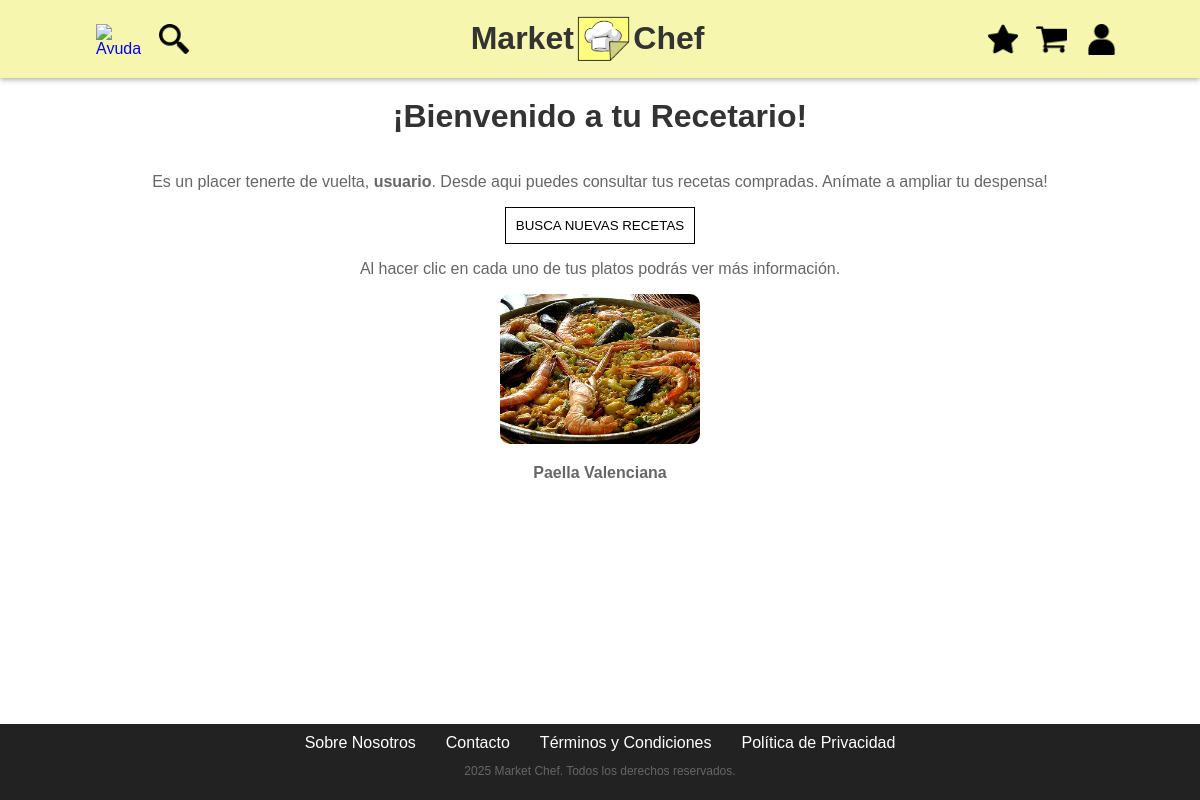
Screenshot of /recetario.php (signed in) with the database file from the repository.
### tables this page shows
CREATE TABLE `usuarios` (
 `ID` int(11) NOT NULL AUTO_INCREMENT,
 `Nombre` varchar(100) NOT NULL,
 `Apellidos` varchar(100) NOT NULL,
 `Email` varchar(100) NOT NULL,
 `Rol` enum('Admin','User','Chef') NOT NULL DEFAULT 'User',
 `Password` varchar(250) NOT NULL COMMENT 'Se guarda el Hash',
 `Ruta` varchar(100) NOT NULL,
 PRIMARY KEY (`ID`),
 UNIQUE KEY `Email` (`Email`)
);

CREATE TABLE `recetas` (
 `ID` int(11) NOT NULL AUTO_INCREMENT,
 `Nombre` varchar(100) NOT NULL,
 `Autor` int(11) NOT NULL,
 `Descripcion` text NOT NULL,
 `Pasos` json NOT NULL,
 `Tiempo` int(11) NOT NULL,
 `Precio` double NOT NULL,
 `Fecha_Creacion` timestamp NOT NULL DEFAULT current_timestamp(),
  `Ruta` varchar(100) NOT NULL,
 PRIMARY KEY (`ID`),
 KEY `fk_recetas_autor` (`Autor`),
 CONSTRAINT `fk_recetas_autor` FOREIGN KEY (`Autor`) REFERENCES `usuarios` (`ID`) ON DELETE CASCADE ON UPDATE CASCADE
);

### recetario.php (called while the page is built, shortened)
<?php
    require_once("includes/config.php");
    $miRecetarioHelper = new miRecetarioHelper();
    $miRecetarioHelper->init();
    $htmlMiRecetarioHelper = $miRecetarioHelper->iniciarRol();
    require ("includes/comun/plantilla.php");
?>

### includes/entidades/recetaComprada/recetaCompradaDAO.php (called while the page is built, shortened)
<?php
class recetaCompradaDAO extends baseDAO implements IRecetaComprada
{
    public function mostrarRecetasPorComprador($recetaCompradaDTO)
    {
        $conn = application::getInstance()->getConexionBd();
        $recetas = [];
        $query = "
            SELECT r.ID, r.Nombre, r.Ruta
            FROM receta_comprada rc
            JOIN recetas r ON rc.Receta = r.ID
            WHERE rc.Usuario = ?
        ";
        $stmt = $conn->prepare($query);
        $comprador = $recetaCompradaDTO->getUsuario();
        $stmt->bind_param("i", $comprador);
        if ($stmt->execute()) {
            $result = $stmt->get_result();
            if ($result->num_rows > 0) {
                while ($row = $result->fetch_assoc()) {
                    $recetas[] = new recetaDTO(
                        $row["ID"],
                        $row["Nombre"],
                        null,
                        null,
                        null,
                        null,
                        null,
                        null,
                        $row["Ruta"]
                    );
                }
            }
        }
        return $recetas;
    }
}
?>

### includes/entidades/recetaComprada/recetaCompradaDTO.php (called while the page is built, shortened)
<?php
class recetaCompradaDTO
{
    private $usuario;
    public function __construct($usuario, $receta){
        $this->usuario = $usuario;
    }
    public function getUsuario()
    {
        return $this->usuario;
    }
}
?>

### includes/entidades/usuario/userDTO.php (called while the page is built, shortened)
<?php
class userDTO
{
    private $nombre;
    private $email;
    private $rol;
    public function __construct($id, $nombre, $apellidos, $email, $rol, $password, $ruta)
    {
        $this->nombre = $nombre;
        $this->email = $email;
        $this->rol = $rol;
    }
    public function getNombre()
    {
        return $this->nombre;
    }
    public function getEmail()
    {
        return $this->email;
    }
    public function getRol()
    {
        return $this->rol;
    }
}
?>

### includes/entidades/usuario/userDAO.php (called while the page is built, shortened)
<?php
class userDAO implements IUser
{
    public function buscaUsuario($userDTO)
    {
        $conn = application::getInstance()->getConexionBd();
        $query = sprintf("SELECT * FROM usuarios WHERE Email='%s'", $conn->real_escape_string($userDTO->getEmail()));
        $rs = $conn->query($query);
        if ($rs && $rs->num_rows == 1)
        {
            $fila = $rs->fetch_assoc();
            $user = new userDTO($fila['ID'], $fila['Nombre'], $fila['Apellidos'], $fila['Email'], $fila['Rol'], $fila['Password'], $fila['Ruta']);
            return $user;
        }
        return false;
    }
}
?>

### includes/entidades/usuario/userAppService.php (called while the page is built, shortened)
<?php
class userAppService
{
    private static $instance;
    public static function GetSingleton()
    {
        if (!self::$instance instanceof self)
        {
            self::$instance = new self;
        }
        return self::$instance;
    }
    public function buscarUsuario($userDTO)
    {
        $IUserDAO = userFactory::CreateUser();
        $foundedUserDTO = $IUserDAO->buscaUsuario($userDTO);
        if($foundedUserDTO){
            return $foundedUserDTO;
        }
        return false;
    }
}
?>

### includes/entidades/recetaComprada/recetaCompradaAppService.php (called while the page is built, shortened)
<?php
class recetaCompradaAppService
{
    private static $instance;
    public static function GetSingleton()
    {
        if (!self::$instance instanceof self)
        {
            self::$instance = new self;
        }
        return self::$instance;
    }
    public function mostrarRecetasPorComprador($recetaCompradaDTO){
        $IRecetaCompradaDAO = recetaCompradaFactory::CreateReceta();
        return $IRecetaCompradaDAO->mostrarRecetasPorComprador($recetaCompradaDTO);
    }
}
?>

### includes/config.php (called while the page is built, shortened)
<?php
spl_autoload_register(function ($class) {
    $prefix = 'es\\ucm\\fdi\\aw\\';
    $base_dir = __DIR__ . '/';
    $len = strlen($prefix);
    $relative_class = substr($class, $len);
    $file = $base_dir . str_replace('\\', '/', $relative_class) . '.php';
});
?>

### includes/entidades/receta/recetaDTO.php (called while the page is built, shortened)
<?php
class recetaDTO
{
    private $id;
    private $nombre;
    private $ruta;
    public function __construct($id, $nombre, $autor, $descripcion, $pasos, $tiempo, $precio, $fecha_creacion, $ruta)
    {
        $this->id = $id;
        $this->nombre = $nombre;
        $this->ruta = $ruta;
    }
    public function getId()
    {
        return $this->id;
    }
    public function getNombre()
    {
        return $this->nombre;
    }
    public function getRuta()
    {
        return $this->ruta;
    }
}
?>

### includes/application.php (called while the page is built, shortened)
<?php
class application
{
	private static $instancia;
	public static function getInstance()
	{
		if ( !self::$instancia instanceof self )
		{
			self::$instancia = new static();
		}
		return self::$instancia;
	}
	public function getEmail()
	{
		return $_SESSION['usuario'];
	}
}

### includes/entidades/usuario/userFactory.php (called while the page is built, shortened)
<?php
class userFactory
{
    public static function CreateUser() : IUser
    {
        return new userDAO();
    }
}
?>

### includes/helpers/miRecetarioHelper.php (the view, shortened to what this page needs)
<?php
class miRecetarioHelper {
    private $user;
    public function init() {
        $app = application::getInstance();
        $userAppService = userAppService::GetSingleton();
        $this->user = $userAppService->buscarUsuario(new userDTO(null, null, null, $app->getEmail(), null, null, null));
    }
    public function iniciarRol() {
        $rol = $this->user->getRol();
        if($rol == 'User' || $rol == 'Chef' || $rol == 'Admin'){
            $recetasHTML = $this->mostrarRecetasCompradas();
            return <<<HTML
                <h1> ¡Bienvenido a tu Recetario!</h1>
                <p> Es un placer tenerte de vuelta, <b>{$this->user->getNombre()}</b>. Desde aqui puedes consultar tus recetas compradas. Anímate a ampliar tu despensa!</p>
                <div>
                    <button type="button" class="send-button" onclick="location.href='buscar.php'">BUSCA NUEVAS RECETAS</button>
                </div>
                <p> Al hacer clic en cada uno de tus platos podrás ver más información.</p>
                {$recetasHTML}
            HTML;
        }
    }
    public function mostrarRecetasCompradas() {
        $recetaCompradaAppService = recetaCompradaAppService::GetSingleton();
        $recetas = $recetaCompradaAppService->mostrarRecetasPorComprador(new recetaCompradaDTO($this->user->getId(), null));
        $html = '<div class="recetas-container">';
        foreach ($recetas as $receta) {
            $html .= <<<HTML
                <div class="receta-card">
                    <a href="mostrarReceta.php?id={$receta->getId()}">
                        <img src="img/receta/{$receta->getRuta()}" alt="{$receta->getNombre()}" class="receta-imagen">
                    </a>
                    <p class="receta-titulo">{$receta->getNombre()}</p>
                </div>
            HTML;
        }
        $html .= '</div>';
        return $html;
    }
}
?>

### CSS/estiloGeneral.css (style rules this page uses)
.send-button { background: #fff; border: 1px solid black; padding: 10px; cursor: pointer; }
.recetas-container { display: flex; flex-wrap: wrap; justify-content: center; gap: 20px; }
.receta-card { width: 200px; text-align: center; }
.receta-imagen { width: 100%; height: 150px; object-fit: cover; border-radius: 10px; cursor: pointer; transition: transform 0.3s ease; }
.receta-titulo { font-size: 16px; font-weight: bold; }
body { font-family: Arial, sans-serif; text-align: center; color: #333; margin: 0; }
h1 { font-size: 2em; margin-top: 20px; }
p { color: #666; }

### rows the page displays
usuarios: Nombre "usuario"
recetas: Ruta (picture), Nombre "Paella Valenciana"
